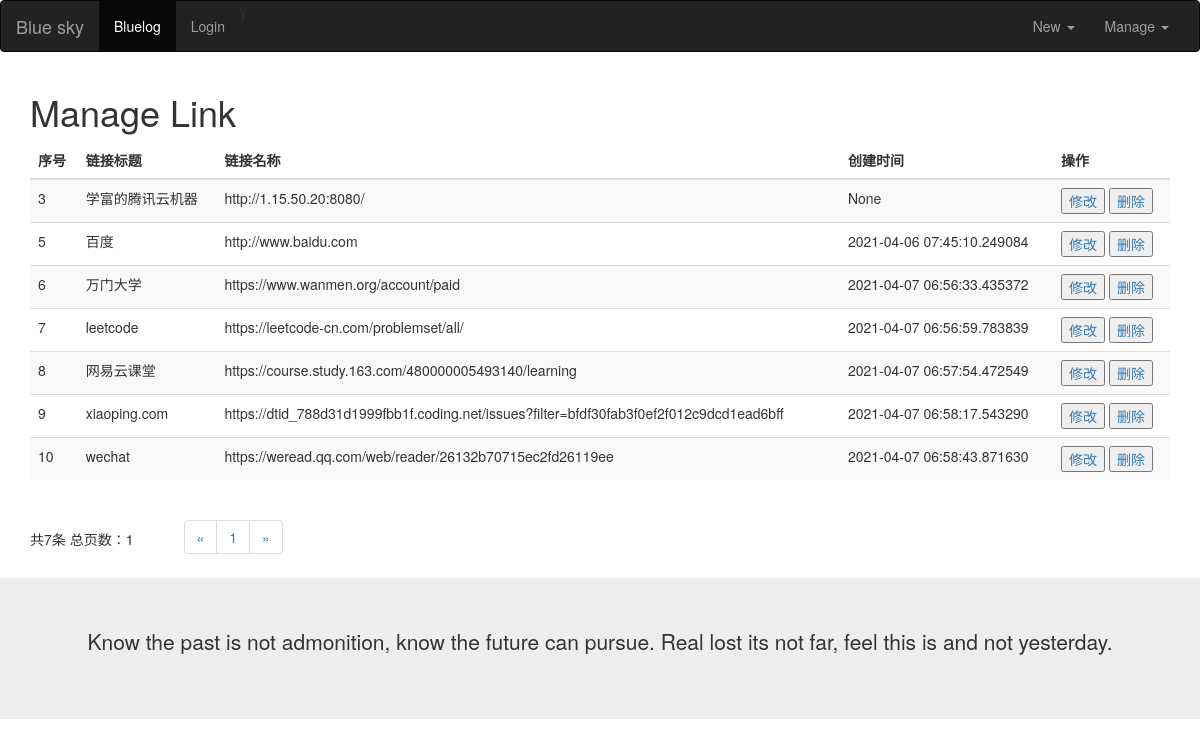
The app's page /admin/managelink, older data.
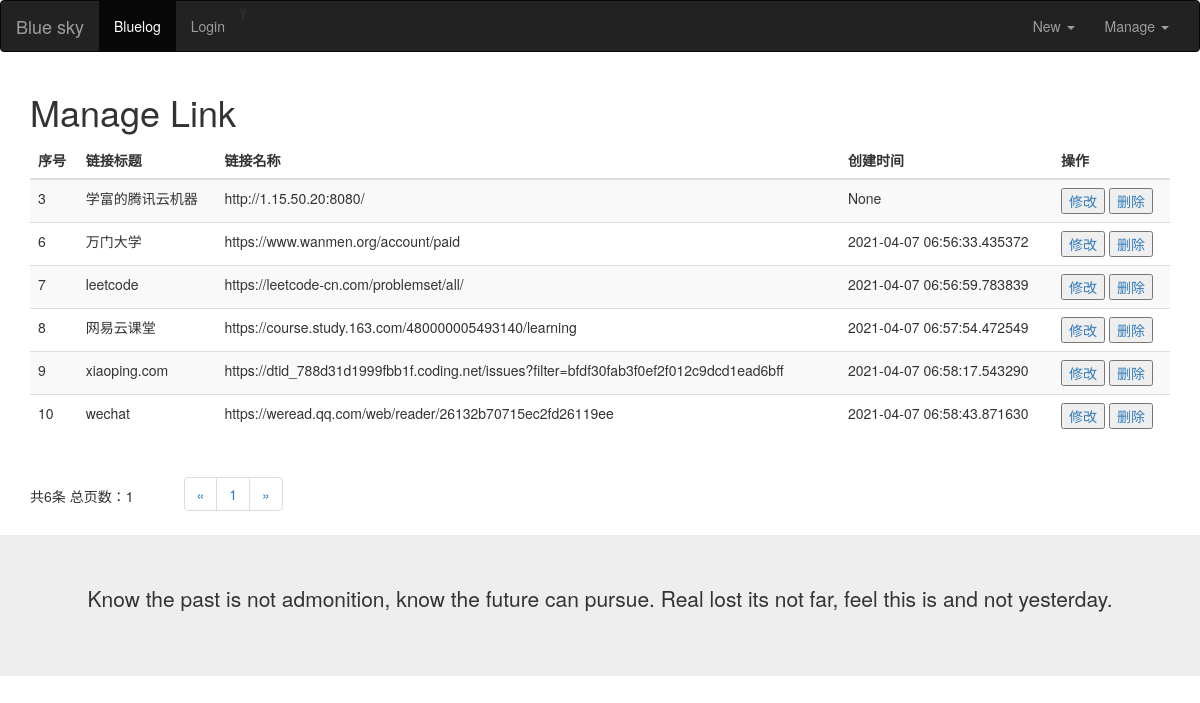
The same page, newer data.
### models.py (models this page shows)
class Link(db.Model):
    link_id = db.Column(db.Integer, primary_key=True)
    link_name = db.Column(db.String(30))
    link_url = db.Column(db.String(255))
    link_timestamp = db.Column(db.DateTime, default=datetime.utcnow, index=True)

### views/blogs/admin.py (the view)
@admin_app.route('/managelink', methods=['get', 'post'])
def manageLink():
    page = request.args.get('page')
    if page is not None:
        links = Link.query.paginate(int(page), 10)
    else:
        links = Link.query.paginate(1, 10)
    return render_template("admin/manage_link.html", links=links.items,
                           pages=links.pages,  # 总页数
                           total=links.total,  # 总条数
                           pageList=links.iter_pages(),  # 自动分页
                           next_num=links.next_num,  # 下一页
                           prev_num=links.prev_num  # 上一页
                           )

### templates/admin/manage_link.html (shortened to what this page needs)
{% extends 'blog_base.html' %}
{% block content %}
<h1>Manage Link</h1>
<div class="row">
    <div class="col-sm-12">
        <table class="table table-striped">
          <thead>
            <tr>
                <th>序号</th>
                <th>链接标题</th>
                <th>链接名称</th>
                <th>创建时间</th>
                <th>操作</th>
            </tr>
          </thead>
          <tbody>
            {% for link in links %}
            <tr>
                <td>{{ link.link_id}}</td>
                <td>{{ link.link_name}}</td>
                <td>{{ link.link_url}}</td>
                <td>{{ link.link_timestamp }}</td>
                <td>
                    <a href="{{ url_for("admin_app.editLink", link_id=link.link_id) }}"><button type="button">修改</button></a>
                    <a href="{{ url_for("admin_app.deleteLink", link_id=link.link_id) }}">
                        <button type="button" onclick="return confirm('Are you sure?')">删除</button>
                    </a>
                </td>
            </tr>
            {% endfor %}
          </tbody>
        </table>
    </div>
</div>
<table>
	<tr>
	<td>共{{ total }}条 总页数：{{ pages }}</td>
	<td >
		<ul class="pagination" style="margin-left: 50px">
			{% if prev_num != None %}
				<li><a href="?page={{ prev_num }}">&laquo;</a></li>
			{% else %}
				<li><a href="#">&laquo;</a></li>
			{% endif %}
			{% for page in pageList %}
				{% if page != None %}
					<li><a href="?page={{ page }}">{{ page }}</a></li>
				{% else %}
					<li><a href="#">...</a></li>
				{% endif %}
			{% endfor %}
			{% if next_num != None %}
				<li><a href="?page={{ next_num }}">&raquo;</a></li>
			{% else %}
				<li><a href="#">&raquo;</a></li>
			{% endif %}
		</ul>
	</td>
	</tr>
</table>
{% endblock %}

Row changes from the older to the newer data that the page shows:
removed Link: link_id "5", link_name "百度", link_url "http://www.baidu.com", link_timestamp "2021-04-06 07:45:10.249084"
Text that changed along with them:
{{ total }}: "7" → "6"
